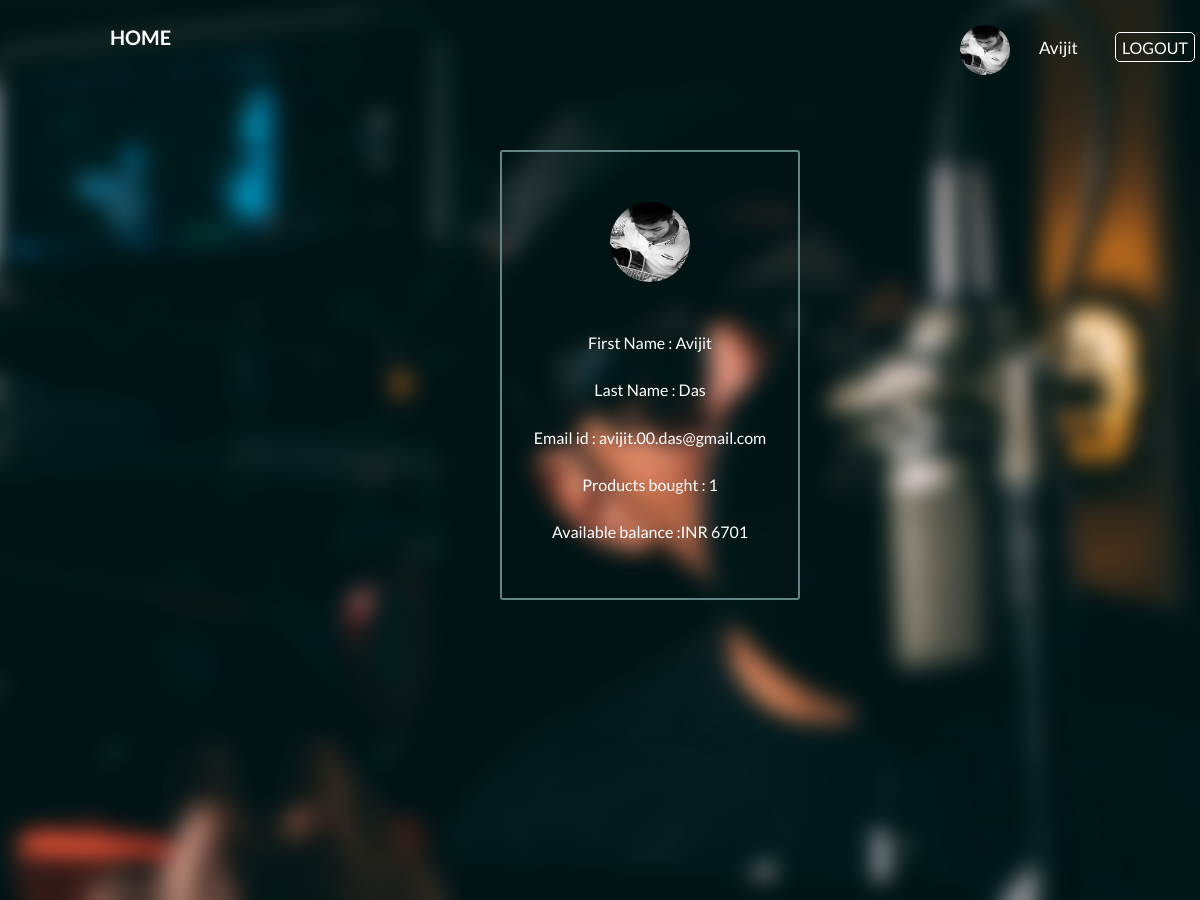
Page /profile.php (signed in) on the committed database.
### tables this page shows
CREATE TABLE IF NOT EXISTS `project` (
  `id` int(11) NOT NULL AUTO_INCREMENT,
  `firstName` varchar(255) DEFAULT NULL,
  `lastName` varchar(255) DEFAULT NULL,
  `email` varchar(255) DEFAULT NULL,
  `pass` varchar(255) DEFAULT NULL,
  `wallet` int(11) DEFAULT NULL,
  `product` varchar(256) DEFAULT NULL,
  `imglink` varchar(255) DEFAULT NULL,
  `op` varchar(255) DEFAULT NULL,
  `nameReq` varchar(255) DEFAULT NULL,
  `bal` varchar(255) DEFAULT NULL,
  PRIMARY KEY (`id`)
);

### profile.php (the view, shortened to what this page needs)
<!DOCTYPE HTML>
<html>
	<head>
	<link rel="stylesheet" href="css/animate.css">
	<link rel="stylesheet" href="css/icomoon.css">
	<link rel="stylesheet" href="css/themify-icons.css">
	<link rel="stylesheet" href="css/bootstrap.css">
	<link rel="stylesheet" href="css/magnific-popup.css">
	<link rel="stylesheet" href="css/bootstrap-datepicker.min.css">
	<link rel="stylesheet" href="css/owl.carousel.min.css">
	<link rel="stylesheet" href="css/owl.theme.default.min.css">
	<link rel="stylesheet" href="css/pro1.css">
	<link rel="stylesheet" href="css/001.css">
	</head>
	<body>
	<div id="page">
	<nav class="gtco-nav" role="navigation">
		<div class="gtco-container">
			<div class="row">
				<div class="col-sm-4 col-xs-12">
					<div id="gtco-logo"><a href="productlist.php">Home <em></em></a></div>
				</div>
				<div class="col-xs-8 text-right menu-1">
					<ul>
						<form style="float:right" method="POST"  >
              <?php
            	include 'db_handler.php';
            	  $sql2="SELECT * FROM project WHERE email='$_SESSION[email]';";
            	  $result2=mysqli_query($conn,$sql2);
            	      if($row2=mysqli_fetch_assoc($result2)){
            	        $firstName=$row2['firstName'];
                      $lastName=$row2['lastName'];
              				$email=$row2['email'];
                      $wallet=$row2['wallet'];
            $product=$row2['product'];
            $image=$row2['imglink'];
            	      }
            	      echo "<img src='$image'style='height:50px;width:50px ;border-radius:50%;'>";
					  echo "<input style='border:0px solid;background-color: transparent;margin-left:15px; margin-right:15px;padding:12px 14px;color:white;font-size:17px;' type=submit name=id1 value=$firstName>";
                  ?>
                  <?php
                  echo "<form method='POST' >";
                  		echo "<input type=submit name=LOGOUT value=LOGOUT style='color:  white;
                  	background-color: transparent; margin-left:5px; margin-right:5px; height: 30px;border:1px solid;border-radius: 5px;'/>";
                  	echo "</form>";
                  ?>
					  </form>
					</ul>
				</div>
			</div>
		</div>
	</nav>
	<header id="gtco-header" class="gtco-cover gtco-cover-md" role="banner" style="background-image: url(images/1111.jpg)">
    <div class="div">
<?php
  echo "<img src='$image'style='height:80px;width:80px;border-radius:50%;'>"."<br>";
  echo "<br>";
  echo "
  <p>First Name : $firstName</p>
  <p>Last Name  : $lastName</p>
  <p>Email id   : $email</p>
  <p>Products bought : $product</p>";
  echo "<p>Available balance :INR $wallet</p>";
    ?>
  </div>
	</header>
	</body>
</html>

### css/pro1.css (style rules this page uses)
.div { height: 450px; width: 300px; margin-left: 500px; margin-right: 500px; margin-top: 150px; border-radius: 3px 3px 3px 3px ; border: 2px solid #618685; text-align: center; padding-top: 50px; color: white; padding-bottom: 15px; }
.div img { margin-bottom: 20px; }

### css/001.css (style rules this page uses)
body { font-family: "Lato", Arial, sans-serif; font-weight: 400; font-size: 16px; line-height: 1.7; color: #777; background: #fff; overflow: hidden; }
#page { position: relative; overflow-x: hidden; width: 100%; height: 100%; -webkit-transition: 0.5s; -o-transition: 0.5s; transition: 0.5s; }
a { color: #eee; -webkit-transition: 0.5s; -o-transition: 0.5s; transition: 0.5s; }
p { margin-bottom: 20px; }
.gtco-container { max-width: 1100px; position: relative; margin-left: 100px; float: center; }
.gtco-nav { position: absolute; top: 0; left: 0; width: 100%; padding-top: 20px; z-index: 1001; }
.gtco-nav #gtco-logo { font-size: 20px; margin: 0; padding: 0; text-transform: uppercase; font-weight: bold; }
.gtco-nav a { padding: 5px 10px; color: #fff; }
.gtco-nav ul { padding: 0; margin: 2px 0 0 0; }
#gtco-header { background: #eee; }
#gtco-header, #gtco-counter, .gtco-bg { background-size: cover; background-position: top center; background-repeat: no-repeat; position: relative; }
.gtco-cover { height: 900px; background-size: cover; background-position: center center; background-repeat: no-repeat; position: relative; float: left; width: 100%; }
#gtco-offcanvas ul { padding: 0; margin: 0; }

### rows in the picture
project: imglink (picture), id1 "Avijit", firstName "Avijit", lastName "Das", email "avijit.00.das@gmail.com", product "1", wallet "6701"
